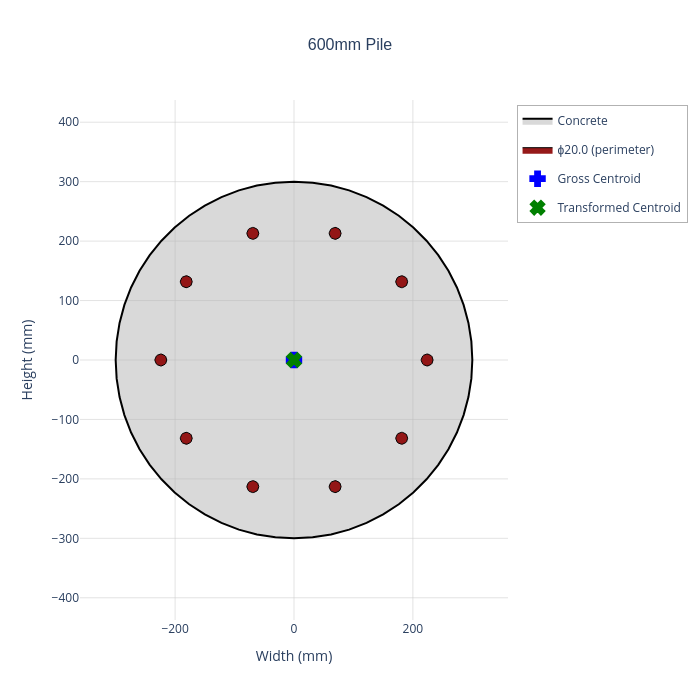

The notebook cell saved with this chart:
### Markdown cell above
---
## 1. Create a Circular RC Section

We'll model a typical 600mm diameter pile with:
- 10H20 bars evenly spaced around the perimeter
- H12@200 closed shear links
- C30/37 concrete
- 50mm cover to link outer face

**Important:** `create_circular_section()` uses `hook_ref=1` by default (origin at bottom-left),
so the section centre is at `(pile_dia/2, D/2)`. `create_circular_perimeter_rebars()` must be called
with `origin=(D/2, D/2)` to match.

### Code cell
# Section parameters
pile_dia = 600       # Diameter (mm)
cover = 50    # Cover to link outer face (mm)
link_dia = 16
bar_dia = 20
n_bars = 10

# Create section (origin at bottom-left, centre at D/2, D/2)
section = create_circular_section(
    diameter=pile_dia,
    section_name=f"{pile_dia}mm Pile",
)

# Add perimeter reinforcement (origin must match section centre)
rebar = Rebar(diameter=bar_dia)
rebar_cover = cover + link_dia
rebar_group = create_circular_perimeter_rebars(
    rebar=rebar,
    diameter=pile_dia,
    cover=rebar_cover,
    n_bars=n_bars,
)
section.add_rebar_group(rebar_group)

# Materials
concrete = ConcreteMaterial(grade="C30/37")
links = ShearRebar(diameter=link_dia, link_spacing=200, n_legs=2, grade="B500B")

# Display
section.plot(concrete=concrete)

print(f"Section: {section.section_name}")
print(f"Diameter: {pile_dia} mm")
print(f"Concrete: {concrete.grade} (f_ck = {concrete.f_ck} MPa, f_cd = {concrete.f_cd:.2f} MPa)")
print(f"Longitudinal steel: {n_bars}H{bar_dia} (A_s = {n_bars * rebar.area:.0f} mm\u00b2)")
print(f"Shear links: H{link_dia}@{links.link_spacing} ({links.n_legs}-leg closed links)")
print(f"Reinforcement ratio: {section.reinforcement_ratio:.3%}")

### Figure 1 — Plotly figure (JSON) as saved in the notebook; plotly's stock layout.template omitted (floating-point values rounded to 4 significant figures)
{"data": [{"fill": "toself", "fillcolor": "rgba(180, 180, 180, 0.5)", "hoverinfo": "text", "hoveron": "fills+points", "hovertext": "<b>Concrete Section</b><br>Section Name: 600mm Pile<br>Material Name: Concrete<br>Grade: C30/37<br>Gross I_xx: 6,339 x10⁶ mm⁴<br>Gross I_yy: 6,339 x10⁶ mm⁴<br>Reinforcement Ratio: 0.0111<br>Elastic Modulus E_cm: 32.84 GPa<br>Transformed I_xx: 6,740 x10⁶ mm⁴<br>Transformed I_yy: 6,740 x10⁶ mm⁴", "line": {"color": "black", "width": 2}, "mode": "lines", "name": "Concrete", "type": "scatter", "x": [300, 298.4, 293.4, 285.3, 274.1, 259.8, 242.7, 222.9, 200.7, 176.3, 150.0, 122.0, 92.71, 62.37, 31.36, 1.837e-14, -31.36, -62.37, -92.71, -122.0, -150.0, -176.3, -200.7, -222.9, -242.7, -259.8, -274.1, -285.3, -293.4, -298.4, -300, -298.4, -293.4, -285.3, -274.1, -259.8, -242.7, -222.9, -200.7, -176.3, -150.0, -122.0, -92.71, -62.37, -31.36, -5.511e-14, 31.36, 62.37, 92.71, 122.0, 150.0, 176.3, 200.7, 222.9, 242.7, 259.8, 274.1, 285.3, 293.4, 298.4, 300], "y": [0, 31.36, 62.37, 92.71, 122.0, 150.0, 176.3, 200.7, 222.9, 242.7, 259.8, 274.1, 285.3, 293.4, 298.4, 300, 298.4, 293.4, 285.3, 274.1, 259.8, 242.7, 222.9, 200.7, 176.3, 150.0, 122.0, 92.71, 62.37, 31.36, 3.674e-14, -31.36, -62.37, -92.71, -122.0, -150.0, -176.3, -200.7, -222.9, -242.7, -259.8, -274.1, -285.3, -293.4, -298.4, -300, -298.4, -293.4, -285.3, -274.1, -259.8, -242.7, -222.9, -200.7, -176.3, -150.0, -122.0, -92.71, -62.37, -31.36, 0]}, {"fill": "toself", "fillcolor": "rgba(139, 0, 0, 0.9)", "hoverinfo": "text", "hoveron": "fills+points", "hovertext": "<b>Rebar</b><br>Diameter: ϕ20.0 mm<br>Grade: B500B<br>Area: 314.2 mm²<br>Position: (224.0, 0.0) mm<br>Layer: perimeter<br>Total Steel Area: 3141.6 mm²", "legendgroup": "group_0", "line": {"color": "black", "width": 1}, "mode": "lines", "name": "ϕ20.0 (perimeter)", "showlegend": true, "type": "scatter", "x": [234, 233.8, 233.2, 232.2, 230.9, 229.3, 227.5, 225.5, 223.5, 221.5, 219.6, 217.9, 216.4, 215.3, 214.5, 214.1, 214.1, 214.5, 215.3, 216.4, 217.9, 219.6, 221.5, 223.5, 225.5, 227.5, 229.3, 230.9, 232.2, 233.2, 233.8, 234], "y": [0, 2.013, 3.944, 5.713, 7.248, 8.486, 9.378, 9.885, 9.987, 9.681, 8.978, 7.908, 6.514, 4.853, 2.994, 1.012, -1.012, -2.994, -4.853, -6.514, -7.908, -8.978, -9.681, -9.987, -9.885, -9.378, -8.486, -7.248, -5.713, -3.944, -2.013, -2.449e-15]}, {"fill": "toself", "fillcolor": "rgba(139, 0, 0, 0.9)", "hoverinfo": "text", "hoveron": "fills+points", "hovertext": "<b>Rebar</b><br>Diameter: ϕ20.0 mm<br>Grade: B500B<br>Area: 314.2 mm²<br>Position: (181.2, 131.7) mm<br>Layer: perimeter<br>Total Steel Area: 3141.6 mm²", "legendgroup": "group_0", "line": {"color": "black", "width": 1}, "mode": "lines", "name": "ϕ20.0 (perimeter)", "showlegend": false, "type": "scatter", "x": [191.2, 191.0, 190.4, 189.4, 188.1, 186.5, 184.7, 182.7, 180.7, 178.7, 176.8, 175.1, 173.6, 172.5, 171.7, 171.3, 171.3, 171.7, 172.5, 173.6, 175.1, 176.8, 178.7, 180.7, 182.7, 184.7, 186.5, 188.1, 189.4, 190.4, 191.0, 191.2], "y": [131.7, 133.7, 135.6, 137.4, 138.9, 140.2, 141.0, 141.5, 141.7, 141.3, 140.6, 139.6, 138.2, 136.5, 134.7, 132.7, 130.7, 128.7, 126.8, 125.2, 123.8, 122.7, 122.0, 121.7, 121.8, 122.3, 123.2, 124.4, 126.0, 127.7, 129.7, 131.7]}, {"fill": "toself", "fillcolor": "rgba(139, 0, 0, 0.9)", "hoverinfo": "text", "hoveron": "fills+points", "hovertext": "<b>Rebar</b><br>Diameter: ϕ20.0 mm<br>Grade: B500B<br>Area: 314.2 mm²<br>Position: (69.2, 213.0) mm<br>Layer: perimeter<br>Total Steel Area: 3141.6 mm²", "legendgroup": "group_0", "line": {"color": "black", "width": 1}, "mode": "lines", "name": "ϕ20.0 (perimeter)", "showlegend": false, "type": "scatter", "x": [79.22, 79.02, 78.41, 77.43, 76.11, 74.51, 72.69, 70.73, 68.71, 66.71, 64.82, 63.1, 61.63, 60.48, 59.68, 59.27, 59.27, 59.68, 60.48, 61.63, 63.1, 64.82, 66.71, 68.71, 70.73, 72.69, 74.51, 76.11, 77.43, 78.41, 79.02, 79.22], "y": [213.0, 215.0, 217.0, 218.7, 220.3, 221.5, 222.4, 222.9, 223.0, 222.7, 222.0, 220.9, 219.6, 217.9, 216.0, 214.0, 212.0, 210.0, 208.2, 206.5, 205.1, 204.1, 203.4, 203.0, 203.2, 203.7, 204.6, 205.8, 207.3, 209.1, 211.0, 213.0]}, {"fill": "toself", "fillcolor": "rgba(139, 0, 0, 0.9)", "hoverinfo": "text", "hoveron": "fills+points", "hovertext": "<b>Rebar</b><br>Diameter: ϕ20.0 mm<br>Grade: B500B<br>Area: 314.2 mm²<br>Position: (-69.2, 213.0) mm<br>Layer: perimeter<br>Total Steel Area: 3141.6 mm²", "legendgroup": "group_0", "line": {"color": "black", "width": 1}, "mode": "lines", "name": "ϕ20.0 (perimeter)", "showlegend": false, "type": "scatter", "x": [-59.22, -59.42, -60.03, -61.01, -62.33, -63.93, -65.75, -67.71, -69.73, -71.73, -73.62, -75.34, -76.81, -77.96, -78.76, -79.17, -79.17, -78.76, -77.96, -76.81, -75.34, -73.62, -71.73, -69.73, -67.71, -65.75, -63.93, -62.33, -61.01, -60.03, -59.42, -59.22], "y": [213.0, 215.0, 217.0, 218.7, 220.3, 221.5, 222.4, 222.9, 223.0, 222.7, 222.0, 220.9, 219.6, 217.9, 216.0, 214.0, 212.0, 210.0, 208.2, 206.5, 205.1, 204.1, 203.4, 203.0, 203.2, 203.7, 204.6, 205.8, 207.3, 209.1, 211.0, 213.0]}, {"fill": "toself", "fillcolor": "rgba(139, 0, 0, 0.9)", "hoverinfo": "text", "hoveron": "fills+points", "hovertext": "<b>Rebar</b><br>Diameter: ϕ20.0 mm<br>Grade: B500B<br>Area: 314.2 mm²<br>Position: (-181.2, 131.7) mm<br>Layer: perimeter<br>Total Steel Area: 3141.6 mm²", "legendgroup": "group_0", "line": {"color": "black", "width": 1}, "mode": "lines", "name": "ϕ20.0 (perimeter)", "showlegend": false, "type": "scatter", "x": [-171.2, -171.4, -172.0, -173.0, -174.3, -175.9, -177.7, -179.7, -181.7, -183.7, -185.6, -187.3, -188.8, -190.0, -190.8, -191.2, -191.2, -190.8, -190.0, -188.8, -187.3, -185.6, -183.7, -181.7, -179.7, -177.7, -175.9, -174.3, -173.0, -172.0, -171.4, -171.2], "y": [131.7, 133.7, 135.6, 137.4, 138.9, 140.2, 141.0, 141.5, 141.7, 141.3, 140.6, 139.6, 138.2, 136.5, 134.7, 132.7, 130.7, 128.7, 126.8, 125.2, 123.8, 122.7, 122.0, 121.7, 121.8, 122.3, 123.2, 124.4, 126.0, 127.7, 129.7, 131.7]}, {"fill": "toself", "fillcolor": "rgba(139, 0, 0, 0.9)", "hoverinfo": "text", "hoveron": "fills+points", "hovertext": "<b>Rebar</b><br>Diameter: ϕ20.0 mm<br>Grade: B500B<br>Area: 314.2 mm²<br>Position: (-224.0, 0.0) mm<br>Layer: perimeter<br>Total Steel Area: 3141.6 mm²", "legendgroup": "group_0", "line": {"color": "black", "width": 1}, "mode": "lines", "name": "ϕ20.0 (perimeter)", "showlegend": false, "type": "scatter", "x": [-214, -214.2, -214.8, -215.8, -217.1, -218.7, -220.5, -222.5, -224.5, -226.5, -228.4, -230.1, -231.6, -232.7, -233.5, -233.9, -233.9, -233.5, -232.7, -231.6, -230.1, -228.4, -226.5, -224.5, -222.5, -220.5, -218.7, -217.1, -215.8, -214.8, -214.2, -214], "y": [2.743e-14, 2.013, 3.944, 5.713, 7.248, 8.486, 9.378, 9.885, 9.987, 9.681, 8.978, 7.908, 6.514, 4.853, 2.994, 1.012, -1.012, -2.994, -4.853, -6.514, -7.908, -8.978, -9.681, -9.987, -9.885, -9.378, -8.486, -7.248, -5.713, -3.944, -2.013, 2.498e-14]}, {"fill": "toself", "fillcolor": "rgba(139, 0, 0, 0.9)", "hoverinfo": "text", "hoveron": "fills+points", "hovertext": "<b>Rebar</b><br>Diameter: ϕ20.0 mm<br>Grade: B500B<br>Area: 314.2 mm²<br>Position: (-181.2, -131.7) mm<br>Layer: perimeter<br>Total Steel Area: 3141.6 mm²", "legendgroup": "group_0", "line": {"color": "black", "width": 1}, "mode": "lines", "name": "ϕ20.0 (perimeter)", "showlegend": false, "type": "scatter", "x": [-171.2, -171.4, -172.0, -173.0, -174.3, -175.9, -177.7, -179.7, -181.7, -183.7, -185.6, -187.3, -188.8, -190.0, -190.8, -191.2, -191.2, -190.8, -190.0, -188.8, -187.3, -185.6, -183.7, -181.7, -179.7, -177.7, -175.9, -174.3, -173.0, -172.0, -171.4, -171.2], "y": [-131.7, -129.7, -127.7, -126.0, -124.4, -123.2, -122.3, -121.8, -121.7, -122.0, -122.7, -123.8, -125.2, -126.8, -128.7, -130.7, -132.7, -134.7, -136.5, -138.2, -139.6, -140.6, -141.3, -141.7, -141.5, -141.0, -140.2, -138.9, -137.4, -135.6, -133.7, -131.7]}, {"fill": "toself", "fillcolor": "rgba(139, 0, 0, 0.9)", "hoverinfo": "text", "hoveron": "fills+points", "hovertext": "<b>Rebar</b><br>Diameter: ϕ20.0 mm<br>Grade: B500B<br>Area: 314.2 mm²<br>Position: (-69.2, -213.0) mm<br>Layer: perimeter<br>Total Steel Area: 3141.6 mm²", "legendgroup": "group_0", "line": {"color": "black", "width": 1}, "mode": "lines", "name": "ϕ20.0 (perimeter)", "showlegend": false, "type": "scatter", "x": [-59.22, -59.42, -60.03, -61.01, -62.33, -63.93, -65.75, -67.71, -69.73, -71.73, -73.62, -75.34, -76.81, -77.96, -78.76, -79.17, -79.17, -78.76, -77.96, -76.81, -75.34, -73.62, -71.73, -69.73, -67.71, -65.75, -63.93, -62.33, -61.01, -60.03, -59.42, -59.22], "y": [-213.0, -211.0, -209.1, -207.3, -205.8, -204.6, -203.7, -203.2, -203.0, -203.4, -204.1, -205.1, -206.5, -208.2, -210.0, -212.0, -214.0, -216.0, -217.9, -219.6, -220.9, -222.0, -222.7, -223.0, -222.9, -222.4, -221.5, -220.3, -218.7, -217.0, -215.0, -213.0]}, {"fill": "toself", "fillcolor": "rgba(139, 0, 0, 0.9)", "hoverinfo": "text", "hoveron": "fills+points", "hovertext": "<b>Rebar</b><br>Diameter: ϕ20.0 mm<br>Grade: B500B<br>Area: 314.2 mm²<br>Position: (69.2, -213.0) mm<br>Layer: perimeter<br>Total Steel Area: 3141.6 mm²", "legendgroup": "group_0", "line": {"color": "black", "width": 1}, "mode": "lines", "name": "ϕ20.0 (perimeter)", "showlegend": false, "type": "scatter", "x": [79.22, 79.02, 78.41, 77.43, 76.11, 74.51, 72.69, 70.73, 68.71, 66.71, 64.82, 63.1, 61.63, 60.48, 59.68, 59.27, 59.27, 59.68, 60.48, 61.63, 63.1, 64.82, 66.71, 68.71, 70.73, 72.69, 74.51, 76.11, 77.43, 78.41, 79.02, 79.22], "y": [-213.0, -211.0, -209.1, -207.3, -205.8, -204.6, -203.7, -203.2, -203.0, -203.4, -204.1, -205.1, -206.5, -208.2, -210.0, -212.0, -214.0, -216.0, -217.9, -219.6, -220.9, -222.0, -222.7, -223.0, -222.9, -222.4, -221.5, -220.3, -218.7, -217.0, -215.0, -213.0]}, {"fill": "toself", "fillcolor": "rgba(139, 0, 0, 0.9)", "hoverinfo": "text", "hoveron": "fills+points", "hovertext": "<b>Rebar</b><br>Diameter: ϕ20.0 mm<br>Grade: B500B<br>Area: 314.2 mm²<br>Position: (181.2, -131.7) mm<br>Layer: perimeter<br>Total Steel Area: 3141.6 mm²", "legendgroup": "group_0", "line": {"color": "black", "width": 1}, "mode": "lines", "name": "ϕ20.0 (perimeter)", "showlegend": false, "type": "scatter", "x": [191.2, 191.0, 190.4, 189.4, 188.1, 186.5, 184.7, 182.7, 180.7, 178.7, 176.8, 175.1, 173.6, 172.5, 171.7, 171.3, 171.3, 171.7, 172.5, 173.6, 175.1, 176.8, 178.7, 180.7, 182.7, 184.7, 186.5, 188.1, 189.4, 190.4, 191.0, 191.2], "y": [-131.7, -129.7, -127.7, -126.0, -124.4, -123.2, -122.3, -121.8, -121.7, -122.0, -122.7, -123.8, -125.2, -126.8, -128.7, -130.7, -132.7, -134.7, -136.5, -138.2, -139.6, -140.6, -141.3, -141.7, -141.5, -141.0, -140.2, -138.9, -137.4, -135.6, -133.7, -131.7]}, {"hoverinfo": "text", "hovertext": "<b>Gross Centroid</b><br>Position: (-0.0, -0.0) mm<br>Gross Area: 282,227 mm²", "marker": {"color": "blue", "line": {"color": "blue", "width": 2}, "size": 12, "symbol": "cross"}, "mode": "markers", "name": "Gross Centroid", "type": "scatter", "x": [-1.739e-14], "y": [-2.044e-14]}, {"hoverinfo": "text", "hovertext": "<b>Transformed Centroid</b><br>Position: (-0.0, -0.0) mm<br>Transformed Area: 298,220 mm²<br>Elastic Modulus: 32.84 GPa", "marker": {"color": "green", "line": {"color": "green", "width": 2}, "size": 12, "symbol": "x"}, "mode": "markers", "name": "Transformed Centroid", "type": "scatter", "x": [-1.679e-14], "y": [-1.942e-14]}], "layout": {"height": 700, "hovermode": "closest", "legend": {"bgcolor": "rgba(255, 255, 255, 0.8)", "bordercolor": "rgba(0, 0, 0, 0.3)", "borderwidth": 1, "x": 1.02, "xanchor": "left", "y": 0.99, "yanchor": "top"}, "plot_bgcolor": "white", "showlegend": true, "title": {"font": {"family": "Arial, sans-serif", "size": 16}, "text": "600mm Pile", "x": 0.5, "xanchor": "center"}, "width": 700, "xaxis": {"gridcolor": "rgba(200, 200, 200, 0.5)", "range": [-360, 360], "scaleanchor": "y", "scaleratio": 1, "showgrid": true, "title": {"text": "Width (mm)"}, "zeroline": false}, "yaxis": {"gridcolor": "rgba(200, 200, 200, 0.5)", "range": [-360, 360], "showgrid": true, "title": {"text": "Height (mm)"}, "zeroline": false}}}
